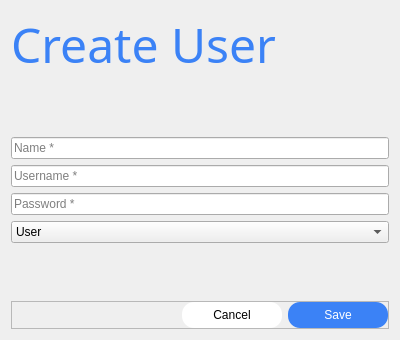
<?xml version="1.0" encoding="UTF-8"?>
<ui version="4.0">
 <class>UserFormDialog</class>
 <widget class="QDialog" name="UserFormDialog">
  <property name="geometry">
   <rect>
    <x>0</x>
    <y>0</y>
    <width>400</width>
    <height>340</height>
   </rect>
  </property>
  <property name="windowTitle">
   <string>Create User</string>
  </property>
  <layout class="QVBoxLayout" name="dialogVerticalLayout">
   <item alignment="Qt::AlignmentFlag::AlignLeft">
    <widget class="QLabel" name="dlgTitle">
     <property name="font">
      <font>
       <family>Magic Retro</family>
       <pointsize>36</pointsize>
      </font>
     </property>
     <property name="styleSheet">
      <string notr="true">QLabel {
	color:#3B82F6;
}</string>
     </property>
     <property name="text">
      <string>Create User</string>
     </property>
     <property name="alignment">
      <set>Qt::AlignmentFlag::AlignCenter</set>
     </property>
    </widget>
   </item>
   <item>
    <spacer name="vsp1">
     <property name="orientation">
      <enum>Qt::Orientation::Vertical</enum>
     </property>
     <property name="sizeHint" stdset="0">
      <size>
       <width>20</width>
       <height>8</height>
      </size>
     </property>
    </spacer>
   </item>
   <item>
    <widget class="QLineEdit" name="nameInput">
     <property name="placeholderText">
      <string>Name *</string>
     </property>
    </widget>
   </item>
   <item>
    <widget class="QLineEdit" name="usernameInput">
     <property name="placeholderText">
      <string>Username *</string>
     </property>
    </widget>
   </item>
   <item>
    <widget class="QLineEdit" name="passwordInput">
     <property name="echoMode">
      <enum>QLineEdit::EchoMode::Password</enum>
     </property>
     <property name="placeholderText">
      <string>Password *</string>
     </property>
    </widget>
   </item>
   <item>
    <widget class="QComboBox" name="roleCombo">
     <property name="currentText">
      <string>User</string>
     </property>
     <item>
      <property name="text">
       <string>User</string>
      </property>
     </item>
     <item>
      <property name="text">
       <string>Librarian</string>
      </property>
     </item>
     <item>
      <property name="text">
       <string>Administrator</string>
      </property>
     </item>
    </widget>
   </item>
   <item>
    <spacer name="vsp2">
     <property name="orientation">
      <enum>Qt::Orientation::Vertical</enum>
     </property>
     <property name="sizeHint" stdset="0">
      <size>
       <width>0</width>
       <height>0</height>
      </size>
     </property>
    </spacer>
   </item>
   <item>
    <widget class="QFrame" name="frameButtons">
     <property name="frameShape">
      <enum>QFrame::Shape::StyledPanel</enum>
     </property>
     <layout class="QHBoxLayout" name="buttonLayout">
      <property name="leftMargin">
       <number>0</number>
      </property>
      <property name="topMargin">
       <number>0</number>
      </property>
      <property name="rightMargin">
       <number>0</number>
      </property>
      <property name="bottomMargin">
       <number>0</number>
      </property>
      <item>
       <spacer name="hsp">
        <property name="orientation">
         <enum>Qt::Orientation::Horizontal</enum>
        </property>
        <property name="sizeHint" stdset="0">
         <size>
          <width>0</width>
          <height>0</height>
         </size>
        </property>
       </spacer>
      </item>
      <item>
       <widget class="QPushButton" name="cancelUserButton">
        <property name="minimumSize">
         <size>
          <width>100</width>
          <height>0</height>
         </size>
        </property>
        <property name="styleSheet">
         <string>
QPushButton {
  border-radius:12px;
  background:#FFF;
  padding:6px;
}
QPushButton:hover  {background:rgba(255,255,255,200);}
QPushButton:pressed{background:rgba(255,255,255,150);}
</string>
        </property>
        <property name="text">
         <string>Cancel</string>
        </property>
       </widget>
      </item>
      <item>
       <widget class="QPushButton" name="saveUserButton">
        <property name="minimumSize">
         <size>
          <width>100</width>
          <height>0</height>
         </size>
        </property>
        <property name="styleSheet">
         <string>
QPushButton {
  border-radius:12px;
  background:#3B82F6;
  color:white;
  padding:6px;
}
QPushButton:hover  {background:rgba(59,130,246,200);}
QPushButton:pressed{background:rgba(59,130,246,150);}
</string>
        </property>
        <property name="text">
         <string>Save</string>
        </property>
       </widget>
      </item>
     </layout>
    </widget>
   </item>
  </layout>
 </widget>
 <resources/>
 <connections/>
</ui>
